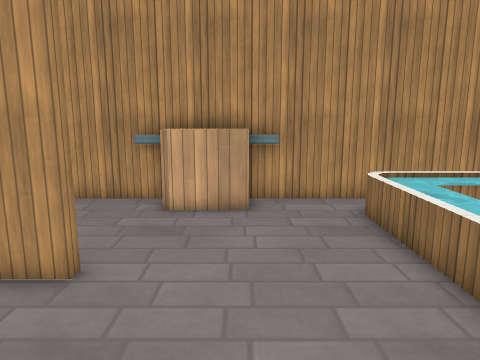
[1] (above)

14 first-person views from a walk through a Godot game level. The camera is 1.4 m above the floor, tilts 10° down and sees 70° across. The floor is counted in squares, 0.5 m on a side. Each view is taken from the middle of a square. On the plan, view 1 faces up. The plan holds only what a view shows up to about 20 squares ahead; the rest is blank. The place goes on beyond the plan. Surface patterns are stand-ins for the level's own textures.

[2]
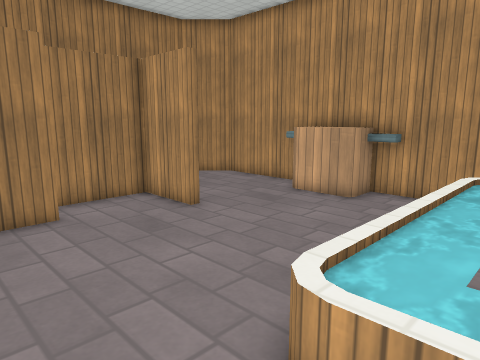

[3]
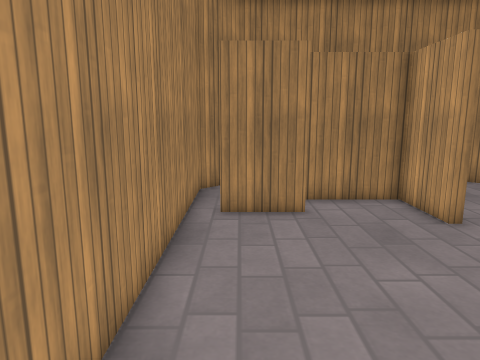

[4]
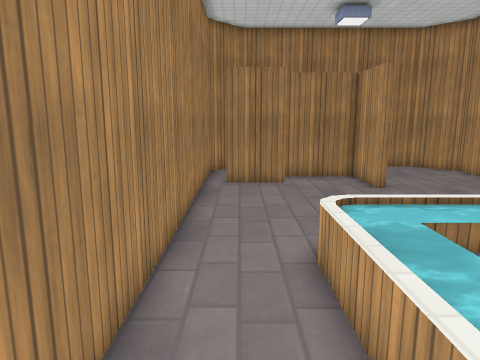

[5]
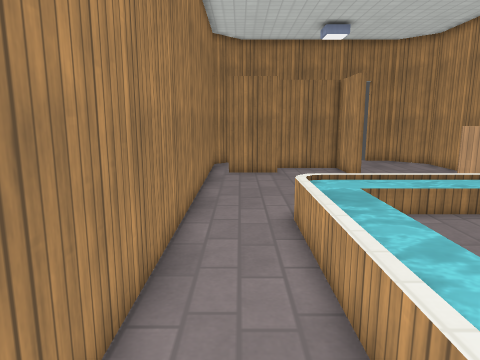

[6]
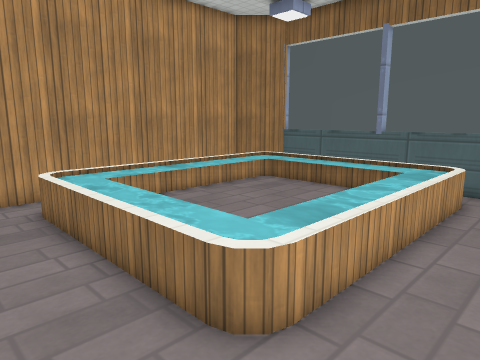

[7]
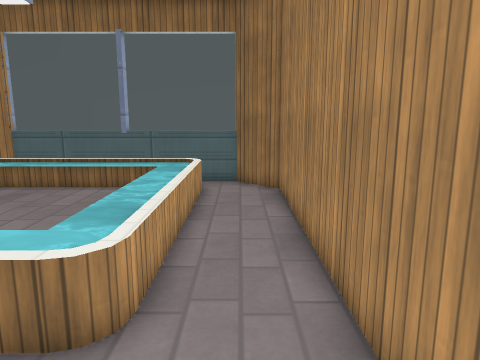

[8]
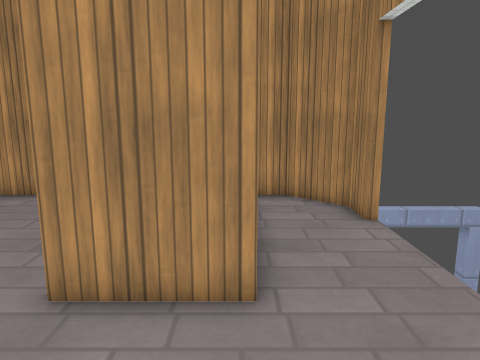

[9]
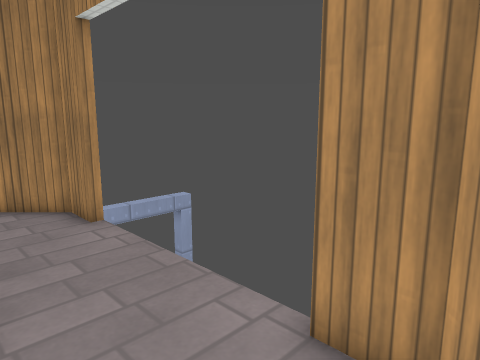

[10]
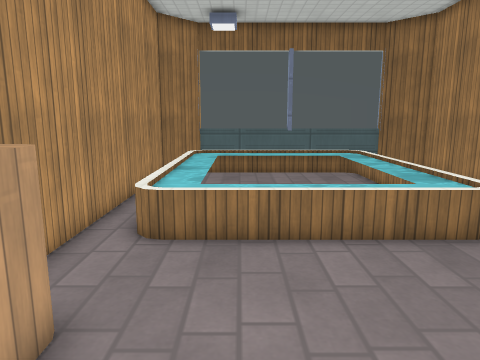

[11]
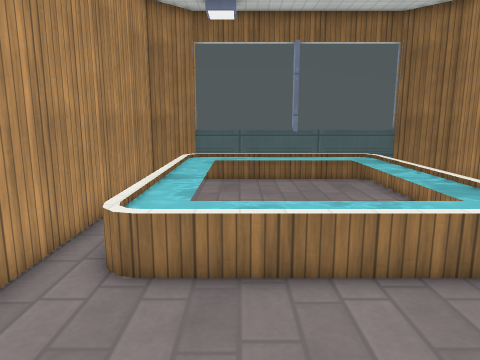

[12]
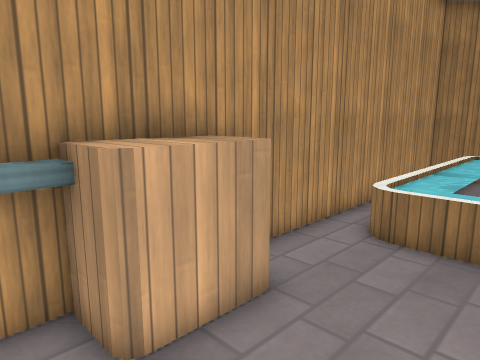

[13]
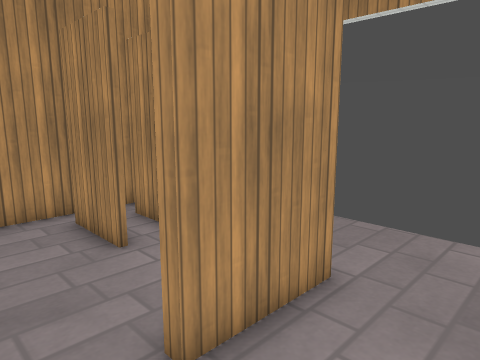

[14]
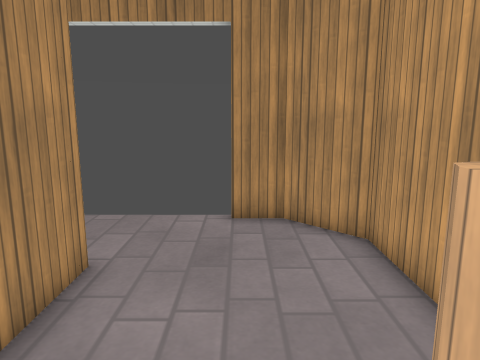

### Floor plan
Key: @ floor where view 1 was taken; # wall or solid block; . floor; = window, fence, low wall or low ledge; ≈ water the walk keeps out of; C cabinet; O other object.
Columns run from 10 left of view 1 to 16 right of it. Each row starts with its distance up from view 1.
 12  ######OCCC##############
 11  #.....OCCCO..==========##
 10 ##......CCC...=≈≈≈≈≈≈≈≈≈=##
  9 #.............=≈≈≈≈≈≈≈≈≈= #
  8  .............=≈  .....≈= #
  7  .............=≈  .....≈= #
  6  ...###.......=≈. .....≈= #
  5  ...#.........=≈.  ....≈= #
  4  ...#.........=≈    ...≈= #
  3  ...#.........=≈≈≈≈≈≈≈≈≈= #
  2  ...#.........===========##
  1 # ..# #........           #
  0 ##..# #...@..............#
 -1  ##.# #.................##
 -2   ### ###################

Where each view was taken, in squares from view 1:
view 1: 0 up, 0 right, facing up
view 2: 1 down, 6 right, facing up-left
view 3: 0 up, 6 right, facing left
view 4: 0 up, 11 right, facing left
view 5: 0 up, 14 right, facing left
view 6: 1 down, 1 right, facing up-right
view 7: 0 up, 0 right, facing right
view 8: 11 up, 6 left, facing down
view 9: 11 up, 6 left, facing down-left
view 10: 8 up, 4 left, facing right
view 11: 8 up, 2 left, facing right
view 12: 7 up, 4 left, facing up-right
view 13: 9 up, 1 left, facing down-left
view 14: 9 up, 0 right, facing left
